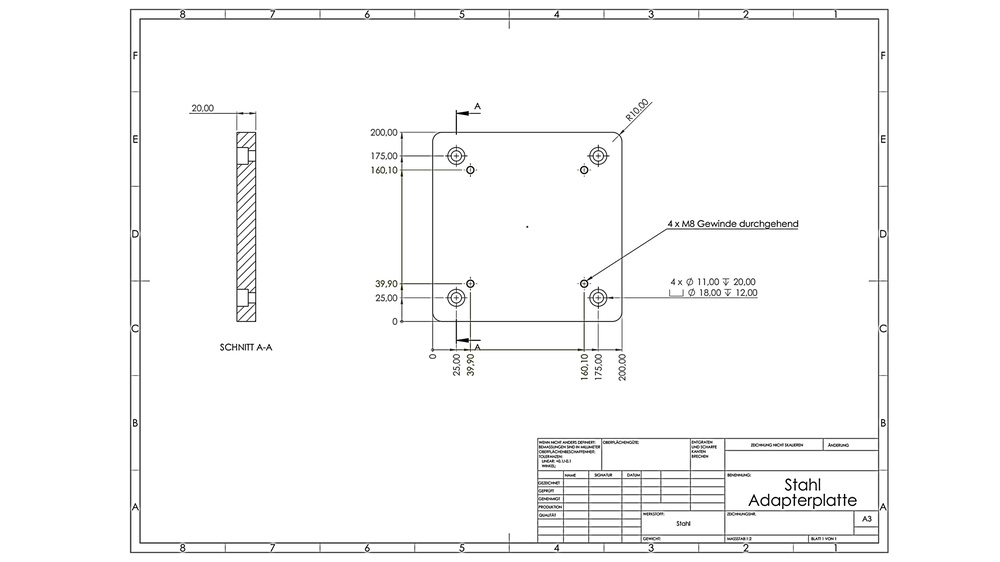
#> input picture tests/test_samples/Adapterplatte.jpg, 1000 x 562 px, shrunk from 5778 x 3250 before the run
$ python -i img_process.py   (imports and definitions only)
#> lines starting #> are read from the running program, lines starting #| are printed output that depends on the picture; after the words box and inside, x2 and y2 are one past the last pixel; in counts of white or black regions, pixels touching at a corner belong together
#> further down, picture is the input picture: shape (562, 1000, 3); mean B, G, R 248.4, 248.4, 248.4
### eDOCr/tools/box_tree.py
from anytree import RenderTree, NodeMixin
import gc
import math
import numpy as np
import cv2
from shapely.geometry import box


###################---Code Structure---######################################################################
#
# Classes
# |
# |-> rect(NodeMixin)
#
#############################################################################################################
#
# Functions
# |-> find_em(classType, attr, targ) -> Given a class type, a known attribute and its value, it can return the instance it refers to
# |-> findrect(img) -> Returns a list with rect classes and img_boxes with rectangles plot
# |   |-> box_tree(rect_list,class_list) -> Build the rectangle tree
# |   |   |-> complete_level(rect_list,class_list) -> Complete only the top level: identifies the parents and their children
# |   |       |-> biggest(rect_list) -> returns the biggest box in the list
# |   |       |-> get_children(rect_list,parent_name) -> returns the all progeny in the list for a given parent
# |   |-> show_tree(rect_list) -> OPTIONAL, show the box tree structure
# |   |-> angle(pt0,pt1,pt2) -> get the angle of the lines conformed by pt0-pt1 and pt0-pt2
class rect(NodeMixin):
    def __init__(self, name, x, y, w, h, size, crop_img, state, parent=None, children=None):
        super(rect, self).__init__()
        self.name = name
        self.x = x
        self.y = y
        self.w = w
        self.h = h
        self._size = size
        self.crop_img = crop_img
        self.state = state
        self.parent = parent
        if children:
            self.children = children


# [159 lines left out: functions find_em, biggest, get_children, complete_level, box_tree, angle and 2 more, not called in this run]

### eDOCr/tools/img_process.py
from shapely.geometry import box, Point, MultiPoint
from shapely import affinity
from . import cluster
import cv2
from .box_tree import rect


def get_frame(image, threshold=0.7):
    """
    returns cl_frame for a given img, if not frame, it returns cl_frame as the whole img
    Args:
        image: the engineering drawing as np array
        threshold: minimum threshold to detect horizontal line as frame (ratio of the image)
    returns:
        cl_frame: a rect (see box_tree) with frame size
    """
#> called with threshold = 0.7
    gray = cv2.cvtColor(image, cv2.COLOR_BGR2GRAY)
    thresh = cv2.threshold(gray, 127, 255, cv2.THRESH_BINARY_INV)[1]
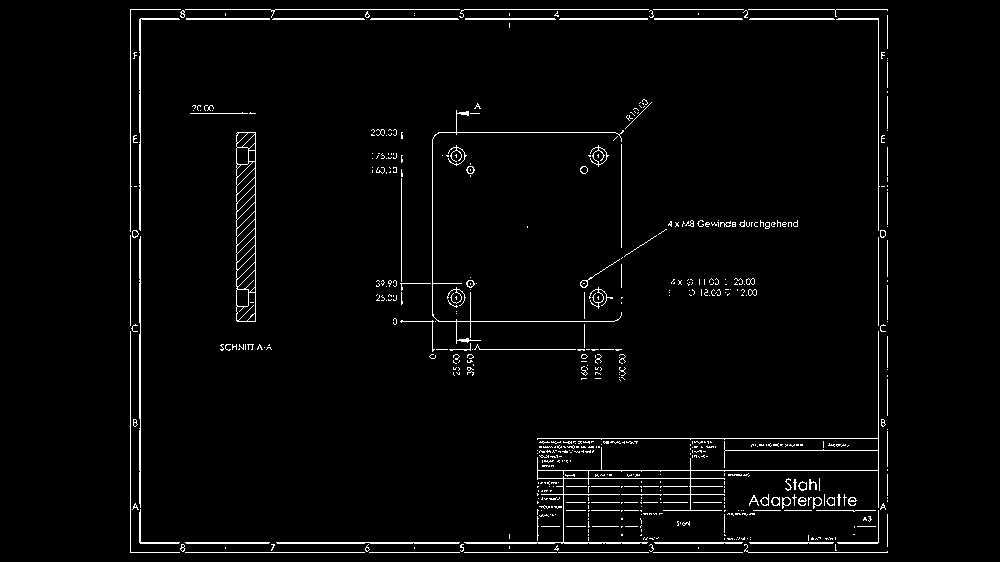
#> thresh: shape (562, 1000); 2.7% white in thin lines or dots, all inside (x1, y1, x2, y2) = (130, 9, 888, 553)
    # Detect horizontal lines
    horizontal_kernel = cv2.getStructuringElement(cv2.MORPH_RECT, (int(image.shape[0] * 0.1), 1))
    detect_horizontal = cv2.morphologyEx(thresh, cv2.MORPH_OPEN, horizontal_kernel, iterations=2)
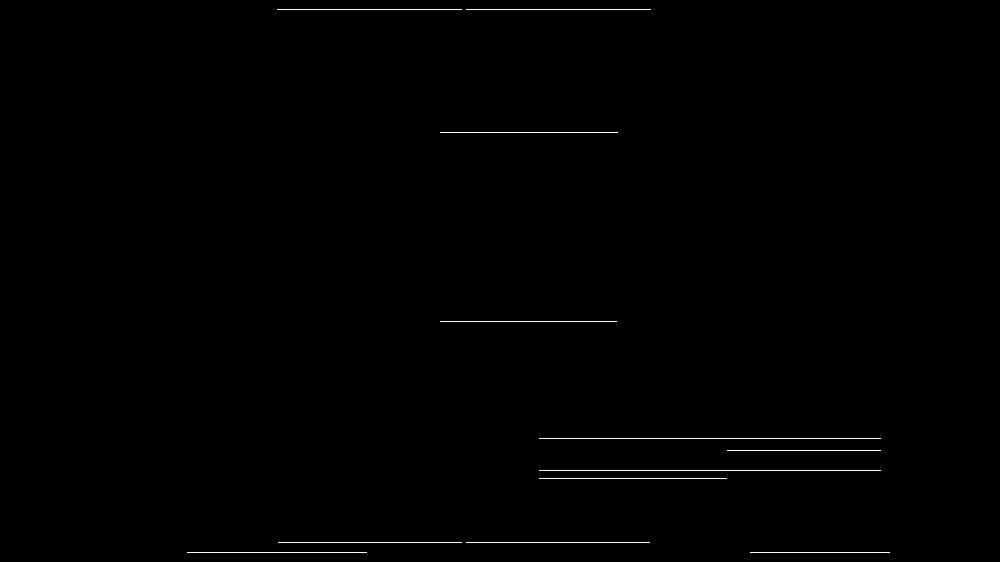
#> detect_horizontal: shape (562, 1000); 0.43% white in thin lines or dots, all inside (x1, y1, x2, y2) = (187, 9, 890, 553)
    cnts = cv2.findContours(detect_horizontal, cv2.RETR_EXTERNAL, cv2.CHAIN_APPROX_SIMPLE)
#> cnts = 12 contours, all with area under 20
    cnts = cnts[0] if len(cnts) == 2 else cnts[1]
    hor_up = []
    hor_down = []
    boxes = []
    for c in cnts:
        h1 = {"x1": c[0][0][0], "x2": c[len(c) - 1][0][0], "y": c[0][0][1]}
        if h1["x2"] - h1["x1"] > threshold * image.shape[1]:
            if h1["y"] > image.shape[0] / 2:
                hor_down.append(h1)
            else:
                hor_up.append(h1)
#> this loop made 12 passes
#> (c, h1) on passes 1 to 11: ([[750, 552], [889, 552]], {'x1': 750, 'x2': 889, 'y': 552}), ([[187, 552], [366, 552]], {'x1': 187, 'x2': 366, 'y': 552}), ([[466, 542], [649, 542]], {'x1': 466, 'x2': 649, 'y': 542}), ([[278, 542], [461, 542]], {'x1': 278, 'x2': 461, 'y': 542}), ([[539, 478], [726, 478]], {'x1': 539, 'x2': 726, 'y': 478}), ([[539, 470], [880, 470]], {'x1': 539, 'x2': 880, 'y': 470}), ([[727, 450], [880, 450]], {'x1': 727, 'x2': 880, 'y': 450}), ([[539, 438], [880, 438]], {'x1': 539, 'x2': 880, 'y': 438}), ([[440, 321], [616, 321]], {'x1': 440, 'x2': 616, 'y': 321}), ([[440, 132], [617, 132]], {'x1': 440, 'x2': 617, 'y': 132}), ([[466, 9], [650, 9]], {'x1': 466, 'x2': 650, 'y': 9})
#> after the loop, hor_down = []; hor_up = []
    if len(hor_down) and len(hor_up):
        for u in hor_up:
            for d in hor_down:
                if d["x1"] - 5 < u["x1"] < d["x1"] + 5:
                    if d["x2"] - 5 < u["x2"] < d["x2"] + 5:
                        x, y, w, h = u["x1"], u["y"], u["x2"] - u["x1"], d["y"] - u["y"]
                        if w * h < 0.98 * image.shape[0] * image.shape[1]:
                            b = {"x": x, "y": y, "w": w, "h": h, "size": w * h}
                            boxes.append(b)
        box = sorted(boxes, key=lambda i: i["size"], reverse=True)[0]
        crop_img = image[box["y"]:box["y"] + box["h"], box["x"]:box["x"] + box["w"]]
        cl_frame = rect("rect_frame", box["x"], box["y"], box["w"], box["h"], crop_img, "fire")
    else:
        crop_img = image[0:0 + image.shape[0], 0:0 + image.shape[1]]
        img_size = image.shape[0] * image.shape[1]
#> img_size = 562000
        cl_frame = rect("rect_frame", 0, 0, image.shape[1], image.shape[0], img_size, crop_img, "fire")
    return cl_frame


# [143 lines left out: functions touching_box, fire_propagation, get_gdt_boxes, process_rect, not called in this run]

>>> import cv2
>>> picture = cv2.imread('../../tests/test_samples/Adapterplatte.jpg')
>>> result = get_frame(picture)
